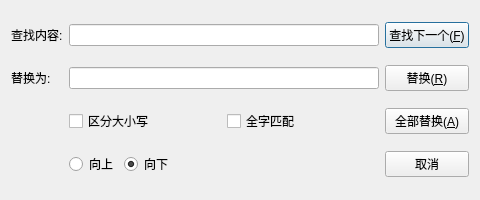
<?xml version="1.0" encoding="UTF-8"?>
<ui version="4.0">
 <class>ReplaceDialog</class>
 <widget class="QDialog" name="ReplaceDialog">
  <property name="geometry">
   <rect>
    <x>0</x>
    <y>0</y>
    <width>480</width>
    <height>200</height>
   </rect>
  </property>
  <property name="windowTitle">
   <string>替换</string>
  </property>
  <layout class="QGridLayout" name="gridLayout">
   <item row="0" column="0">
    <widget class="QLabel" name="labelTarget">
     <property name="text">
      <string>查找内容:</string>
     </property>
    </widget>
   </item>
   <item row="0" column="1">
    <widget class="QLineEdit" name="edtTarget"/>
   </item>
   <item row="0" column="2">
    <widget class="QPushButton" name="btnFindNext">
     <property name="text">
      <string>查找下一个(&amp;F)</string>
     </property>
     <property name="default">
      <bool>true</bool>
     </property>
    </widget>
   </item>
   <item row="1" column="0">
    <widget class="QLabel" name="labelTo">
     <property name="text">
      <string>替换为:</string>
     </property>
    </widget>
   </item>
   <item row="1" column="1">
    <widget class="QLineEdit" name="edtToText"/>
   </item>
   <item row="1" column="2">
    <widget class="QPushButton" name="btnReplace">
     <property name="text">
      <string>替换(&amp;R)</string>
     </property>
    </widget>
   </item>
   <item row="2" column="2">
    <widget class="QPushButton" name="btnReplaceAll">
     <property name="text">
      <string>全部替换(&amp;A)</string>
     </property>
    </widget>
   </item>
   <item row="3" column="2">
    <widget class="QPushButton" name="btnClose">
     <property name="text">
      <string>取消</string>
     </property>
    </widget>
   </item>
   <item row="2" column="1">
    <layout class="QHBoxLayout" name="horizontalLayout">
     <item>
      <widget class="QCheckBox" name="chkCaseSensitive">
       <property name="text">
        <string>区分大小写</string>
       </property>
      </widget>
     </item>
     <item>
      <widget class="QCheckBox" name="chkWholeWord">
       <property name="text">
        <string>全字匹配</string>
       </property>
      </widget>
     </item>
    </layout>
   </item>
   <item row="3" column="1">
    <layout class="QHBoxLayout" name="horizontalLayoutDir">
     <item>
      <widget class="QRadioButton" name="radioUp">
       <property name="text">
        <string>向上</string>
       </property>
      </widget>
     </item>
     <item>
      <widget class="QRadioButton" name="radioDown">
       <property name="text">
        <string>向下</string>
       </property>
       <property name="checked">
        <bool>true</bool>
       </property>
      </widget>
     </item>
     <item>
      <spacer name="horizontalSpacer">
       <property name="orientation">
        <enum>Qt::Horizontal</enum>
       </property>
       <property name="sizeHint" stdset="0">
        <size>
         <width>40</width>
         <height>20</height>
        </size>
       </property>
      </spacer>
     </item>
    </layout>
   </item>
  </layout>
 </widget>
 <tabstops>
  <tabstop>edtTarget</tabstop>
  <tabstop>edtToText</tabstop>
  <tabstop>btnFindNext</tabstop>
 </tabstops>
 <resources/>
 <connections/>
</ui>
